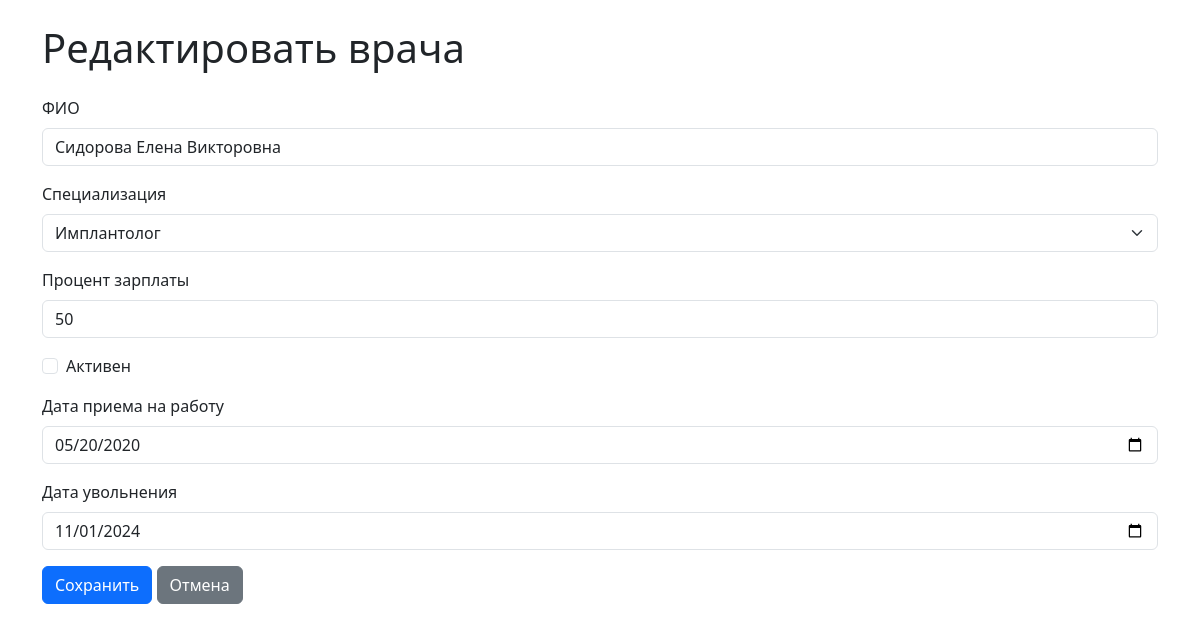
The page /edit_employee.php?id=4 on the database its author committed.
### tables this page shows
CREATE TABLE employees (
    id INTEGER PRIMARY KEY AUTOINCREMENT,
    full_name TEXT NOT NULL,
    specialization_id INTEGER NOT NULL,
    salary_percent REAL NOT NULL CHECK(salary_percent > 0 AND salary_percent <= 100),
    is_active INTEGER NOT NULL DEFAULT 1 CHECK(is_active IN (0, 1)),
    hired_date TEXT NOT NULL,
    fired_date TEXT,
    FOREIGN KEY (specialization_id) REFERENCES specializations(id) 
        ON DELETE RESTRICT 
        ON UPDATE CASCADE,
    CHECK(fired_date IS NULL OR fired_date >= hired_date)
);

CREATE TABLE specializations (
    id INTEGER PRIMARY KEY AUTOINCREMENT,
    name TEXT NOT NULL UNIQUE
);

### public/edit_employee.php (the view, shortened to what this page needs)
<?php
require_once __DIR__ . '/../db/db.php';
$id = $_GET['id'] ?? 0;
$stmt = $pdo->prepare('SELECT * FROM employees WHERE id = ?');
$stmt->execute([$id]);
$employee = $stmt->fetch(PDO::FETCH_ASSOC);
$specializations = $pdo->query('SELECT id, name FROM specializations ORDER BY name')->fetchAll(PDO::FETCH_ASSOC);
?>
<!DOCTYPE html>
<html lang="ru">
<head>
    <link href="https://cdn.jsdelivr.net/npm/bootstrap@5.3.0/dist/css/bootstrap.min.css" rel="stylesheet">
</head>
<body>
    <div class="container mt-4">
        <h1 class="mb-4">Редактировать врача</h1>
        <form method="POST">
            <div class="mb-3">
                <label class="form-label">ФИО</label>
                <input type="text" name="full_name" class="form-control" value="<?= htmlspecialchars($employee['full_name']) ?>" required>
            </div>
            <div class="mb-3">
                <label class="form-label">Специализация</label>
                <select name="specialization_id" class="form-select" required>
                    <?php foreach ($specializations as $spec): ?>
                        <option value="<?= $spec['id'] ?>" <?= $spec['id'] == $employee['specialization_id'] ? 'selected' : '' ?>>
                            <?= htmlspecialchars($spec['name']) ?>
                        </option>
                    <?php endforeach; ?>
                </select>
            </div>
            <div class="mb-3">
                <label class="form-label">Процент зарплаты</label>
                <input type="number" name="salary_percent" class="form-control" step="0.01" min="0.01" max="100" value="<?= $employee['salary_percent'] ?>" required>
            </div>
            <div class="mb-3 form-check">
                <input type="checkbox" name="is_active" class="form-check-input" id="is_active" <?= $employee['is_active'] ? 'checked' : '' ?>>
                <label class="form-check-label" for="is_active">Активен</label>
            </div>
            <div class="mb-3">
                <label class="form-label">Дата приема на работу</label>
                <input type="date" name="hired_date" class="form-control" value="<?= $employee['hired_date'] ?>" required>
            </div>
            <div class="mb-3">
                <label class="form-label">Дата увольнения</label>
                <input type="date" name="fired_date" class="form-control" value="<?= $employee['fired_date'] ?>">
            </div>
            <button type="submit" class="btn btn-primary">Сохранить</button>
            <a href="index.php" class="btn btn-secondary">Отмена</a>
        </form>
    </div>
</body>
</html>

### rows shown on the page
employees: full_name "Сидорова Елена Викторовна", specialization_id "Имплантолог", salary_percent "50", hired_date "05/20/2020", fired_date "11/01/2024"
